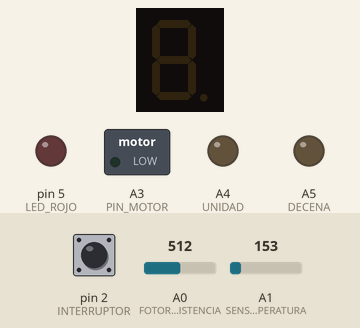
This sketch was run on a simulated Arduino Uno, built with avr-gcc and run on an emulated ATmega328P. Parts: 1-digit seven-segment display, switched loads named in the sketch (green lamp = pin HIGH), output pins drawn as LEDs (lit = HIGH). Wiring (inferred from the names in the program): 1-digit 7-segment display, segments lit when HIGH: segments pin 12, pin 13, pin 7, pin 8, pin 9, pin 11, pin 10. Dashed ring = blinking. The inputs (shaded band) are chosen by the test bench; at power-on: pin 2 (INTERRUPTOR) HIGH, A1 (SENSOR_TEMPERATURA) = 153, A0 (FOTORRESISTENCIA) = 512. The segment pins are drawn as the display they are named for; pins used as bus, display or sensor lines are not drawn.

Above: at 1.2 s.
1.3 s: pin 2 (INTERRUPTOR) pulled LOW for 0.15 s
At 2.6 s:
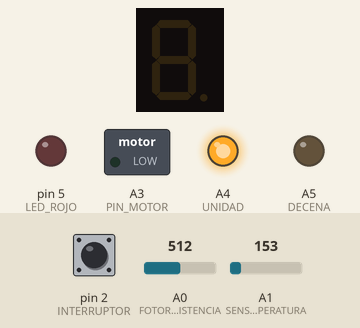
3.6 s: A1 (SENSOR_TEMPERATURA) set to 175
5.1 s: A1 (SENSOR_TEMPERATURA) set to 196
At 6.0 s:
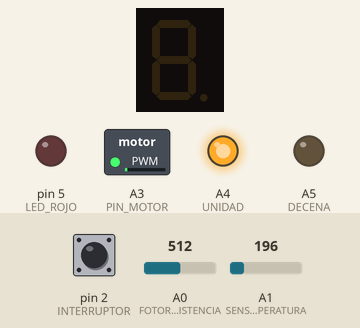
6.6 s: A0 (FOTORRESISTENCIA) set to 1023
At 7.8 s:
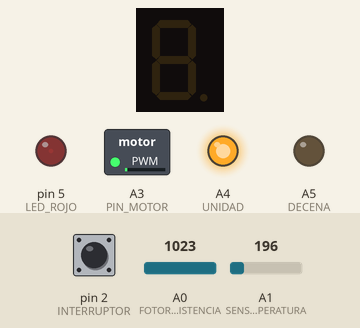
8.1 s: pin 2 (INTERRUPTOR) pulled LOW for 3.2 s
At 8.7 s:
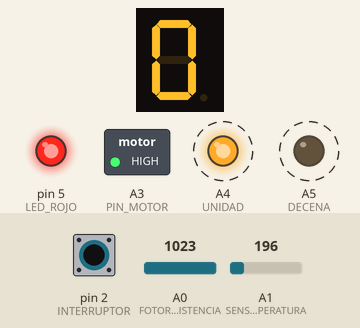
12.8 s: pin 2 (INTERRUPTOR) pulled LOW for 3.2 s
At 14.1 s:
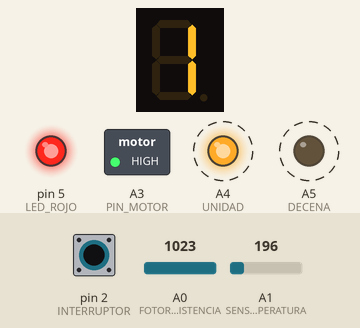
Timing chart, 0 to 17.7 s (numbered marks = the images above; inputs shaded):
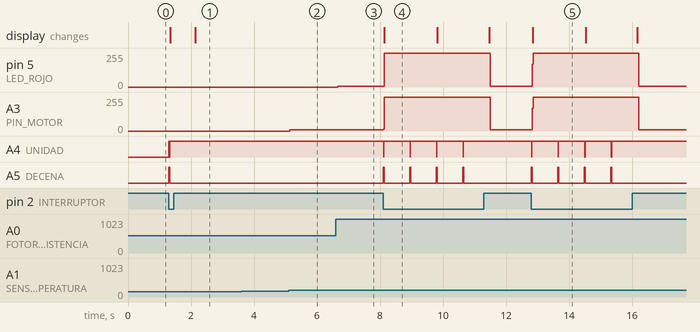

Measured:
- after the input at 1.3 s, A4 (UNIDAD): LOW → HIGH at once, → LOW 0.01 s later, → HIGH 0.01 s later; A5 (DECENA): LOW → HIGH at once, → LOW 0.03 s later; the display: first changes at once (image 1 shows a later state)
- after the input at 3.6 s, every drawn part: stays the same
- after the input at 5.1 s, A3 (PIN_MOTOR): 0/255 → 8/255 at once
- after the input at 6.6 s, pin 5 (LED_ROJO): 0/255 → 6/255 after 0.06 s
- after the input at 8.1 s, pin 5 (LED_ROJO): 6/255 → 255/255 at once, → 6/255 3.4 s later; A3 (PIN_MOTOR): 8/255 → 255/255 at once, → 10/255 3.4 s later
- after the input at 12.8 s, pin 5 (LED_ROJO): 6/255 → 255/255 at once, → 6/255 3.4 s later; A3 (PIN_MOTOR): 10/255 → 255/255 at once, → 10/255 3.4 s later
- what the display in image 4 shows lasts 1.7 s, from 8.1 s to 9.8 s

The sketch:

PARCIAL_4.ino
```cpp
#define A 12
#define B 13
#define C 7
#define D 8
#define E 9
#define F 11
#define G 10

#define INTERRUPTOR 2
#define UNIDAD A4
#define DECENA A5

#define APAGADOS 0
#define TIMEDISPLAYON 10

#define SENSOR_TEMPERATURA A1
#define PIN_MOTOR A3
#define FOTORRESISTENCIA A0
#define LED_ROJO 5

// VARIABLES
int numeroPrimo = 2;   // Guarda el valor del número primo
//int numero = 0;        // Guarda el valor del contador
// variables para controlar el tiempo de los dos contadores
//unsigned long tiempoContadorNormal = 0;

int mediaTemperatura = 0;
int intensidadLuz = 0;

// Variables para la temperatura
int temperatura;
int umbralTemperatura = 40;  // Define el umbral de temperatura deseado en grados Celsius

// FUNCION: SETUP
void setup()
{
  pinMode(2, INPUT_PULLUP);
  pinMode(A, OUTPUT);
  pinMode(B, OUTPUT);
  pinMode(C, OUTPUT);
  pinMode(D, OUTPUT);
  pinMode(E, OUTPUT);
  pinMode(F, OUTPUT);
  pinMode(G, OUTPUT);

  pinMode(UNIDAD, OUTPUT);
  pinMode(DECENA, OUTPUT);

  digitalWrite(UNIDAD, 0);
  digitalWrite(DECENA, 0);
  verEnDisplay(0);

  pinMode(SENSOR_TEMPERATURA, INPUT);
  pinMode(PIN_MOTOR, OUTPUT);
  pinMode(FOTORRESISTENCIA, INPUT);
  pinMode(LED_ROJO, OUTPUT);
}

void loop()
{
    int posicionSwitch = digitalRead(INTERRUPTOR);

    // Leer la temperatura desde el sensor TMP36
    int lecturaSensor = analogRead(SENSOR_TEMPERATURA);
    float voltaje = (lecturaSensor / 1023.0) * 5.0; // Convertir lectura a voltaje
    temperatura = (voltaje - 0.5) * 100; // Calcular la temperatura en grados Celsius

    // Leer la intensidad de luz desde la fotoresistencia
    int lecturaLuz = analogRead(FOTORRESISTENCIA);
    intensidadLuz = map(lecturaLuz, 0, 1023, 0, 255); // Mapear la lectura de la fotorresistencia a un valor de brillo para el LED rojo

    if (temperatura >= umbralTemperatura)
    {
        digitalWrite(PIN_MOTOR, HIGH); // Encender el motor
    } else {
        digitalWrite(PIN_MOTOR, LOW); // Apagar el motor
    }

    if (temperatura >= umbralTemperatura)
    {
        analogWrite(LED_ROJO, intensidadLuz); // Ajustar la intensidad del LED rojo en función de la fotorresistencia
    } else {
        digitalWrite(LED_ROJO, LOW); // Apagar el LED rojo
    }

    // Lógica del interruptor deslizante
    if (posicionSwitch == LOW)
    {
        // Aquí se implementa la lógica para mostrar solo los números primos.
        numeroPrimo++;
        if (numeroPrimo > 97)
        {
            numeroPrimo = 0;
        }
        if (esPrimo(numeroPrimo))
        {
            iniciarContadorPrimo(numeroPrimo);
            delay(800);
        }
    } else
    {
        // Apagar el sistema si el interruptor está en la posición de apagado
        apagarSistema();
    }
}

// FUNCION: APAGAR SISTEMA
// apaga todo el sistema
void apagarSistema()
{
    digitalWrite(PIN_MOTOR, LOW); // Apagar el motor
    digitalWrite(LED_ROJO, LOW); // Apagar el LED rojo
    apagarDisplays(); // Apagar los displays
}

// FUNCION: INICIAR CONTADOR PRIMO
// Inicializa los displays para mostrar un número primo
// en el formato UNIDAD-DECENA.
void iniciarContadorPrimo(int numeroPrimo)
{

  digitoEncendido(APAGADOS);
  verEnDisplay(numeroPrimo % 10);  //UNIDADES
  digitoEncendido(UNIDAD);


  digitoEncendido(APAGADOS);
  verEnDisplay(numeroPrimo / 10);  //DECENAS
  digitoEncendido(DECENA);

}

// FUNCION: DIGITO ENCENDIDO
// La funcion tiene como objetivo controlar la visualizacion de
// los displays a traves de la UNIDAD y DECENA, apagando y
// prendiendo los mismos dependiendo el numero a mostrar
void digitoEncendido(int numero)
{
    if (numero == UNIDAD)
    {
        digitalWrite(UNIDAD, LOW);
        digitalWrite(DECENA, HIGH);
 		delay(TIMEDISPLAYON);
    }
    else if (numero == DECENA)
    {
        digitalWrite(UNIDAD, HIGH);
        digitalWrite(DECENA, LOW);
		delay(TIMEDISPLAYON);
    }
    else
    {
        digitalWrite(UNIDAD, HIGH);
        digitalWrite(DECENA, HIGH);
		delay(TIMEDISPLAYON);
    }
}

// FUNCION: APAGAR DISPLAYS
//Apaga todos los segmentos de los displays.
void apagarDisplays() {
    digitalWrite(A, LOW);
    digitalWrite(B, LOW);
    digitalWrite(C, LOW);
    digitalWrite(D, LOW);
    digitalWrite(E, LOW);
    digitalWrite(F, LOW);
    digitalWrite(G, LOW);
}


//FUNCION: ES PRIMO
//Comprueba si un número es primo.
bool esPrimo(int num)
{
  int contadorPrimo = 0;  // Inicializamos el contador de números primos a 0

  for (int i = 1; i <= num; i++)
  {
    if (num % i == 0)
    {
      contadorPrimo += 1;
    }
  }

  if (contadorPrimo == 2)
  {
    return true;  // Si tiene exactamente 2 divisores, es primo
  } else
  {
    return false;  // De lo contrario, no es primo
  }
}

// FUNCION: VER EN DISPLAY
// La funcion tiene como objetivo el manejo de los segmentos del
// display dependiendo del numero del contador (UNIDAD Y DECENA)
void verEnDisplay(int numero)
{
    apagarDisplays();
    switch (numero)
    {
      case 0:
      digitalWrite(A, HIGH);
      digitalWrite(B, HIGH);
      digitalWrite(C, HIGH);
      digitalWrite(D, HIGH);
      digitalWrite(E, HIGH);
      digitalWrite(F, HIGH);
      break;
      case 1:
        digitalWrite(B, HIGH);
        digitalWrite(C, HIGH);
        break;
      case 2:
        digitalWrite(A, HIGH);
        digitalWrite(B, HIGH);
        digitalWrite(E, HIGH);
        digitalWrite(D, HIGH);
        digitalWrite(G, HIGH);
        break;
      case 3:
        digitalWrite(A, HIGH);
        digitalWrite(B, HIGH);
        digitalWrite(C, HIGH);
        digitalWrite(D, HIGH);
        digitalWrite(G, HIGH);
        break;
      case 4:
        digitalWrite(B, HIGH);
        digitalWrite(C, HIGH);
        digitalWrite(F, HIGH);
        digitalWrite(G, HIGH);
        break;
      case 5:
        digitalWrite(A, HIGH);
        digitalWrite(C, HIGH);
        digitalWrite(D, HIGH);
        digitalWrite(F, HIGH);
        digitalWrite(G, HIGH);
        break;
      case 6:
        digitalWrite(A, HIGH);
        digitalWrite(C, HIGH);
        digitalWrite(D, HIGH);
        digitalWrite(E, HIGH);
        digitalWrite(F, HIGH);
        digitalWrite(G, HIGH);
        break;
      case 7:
        digitalWrite(A, HIGH);
        digitalWrite(B, HIGH);
        digitalWrite(C, HIGH);
        break;
      case 8:
        digitalWrite(A, HIGH);
        digitalWrite(B, HIGH);
        digitalWrite(C, HIGH);
        digitalWrite(D, HIGH);
        digitalWrite(E, HIGH);
        digitalWrite(F, HIGH);
        digitalWrite(G, HIGH);
        break;
      case 9:
        digitalWrite(A, HIGH);
        digitalWrite(B, HIGH);
        digitalWrite(C, HIGH);
        digitalWrite(D, HIGH);
        digitalWrite(F, HIGH);
        digitalWrite(G, HIGH);
        break;
    }
}

/*
// FUNCION: INICIAR CONTADOR
// La funcion tiene como objetivo pasarle a los display
// el numero que debe mostrar a traves de los segmentos
void iniciarContadorEntero(int numero)
{
    digitoEncendido(APAGADOS);
    verEnDisplay(numero - (numero / 10) * 10);
    digitoEncendido(UNIDAD);


    digitoEncendido(APAGADOS);
    verEnDisplay(numero / 10);
    digitoEncendido(DECENA);
}
*/
```
